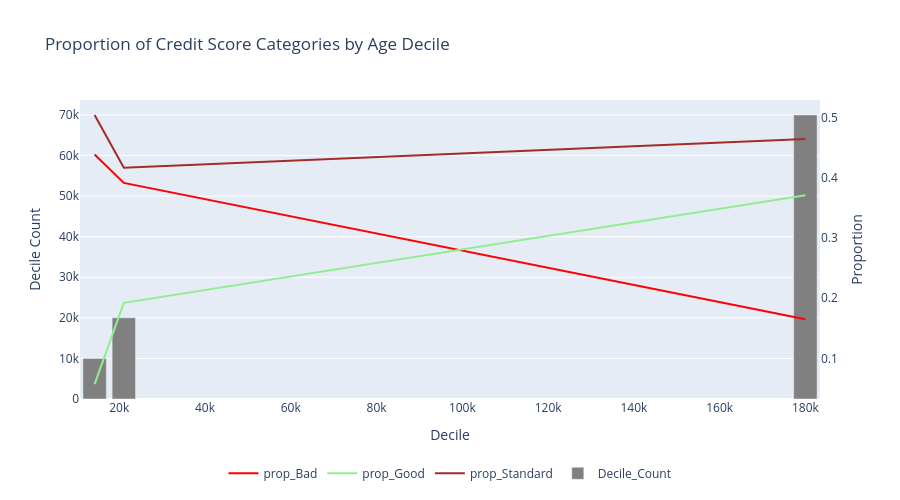

Source (notebook cell):
### Code cell
chart_types = {
    "prop_Good":"line",
    "prop_Standard":"line",
    "prop_Bad": "line",  
    "Decile_Count": "bar"    
}

fig = plot_interactive_chart(
    df=grouped_deciles_summary,  
    y_columns=["prop_Bad", "prop_Good", "prop_Standard", "Decile_Count"],  
    x_column="Decile_Max",  
    chart_types=chart_types, 
    title="Proportion of Credit Score Categories by Age Decile",
    x_title="Decile",
    y_title="Decile Count",  
    y2_title="Proportion",   
    secondary_y=["prop_Bad", "prop_Good", "prop_Standard"],  
    width=900,
    height=500,
    custom_colors={"prop_Bad": "red", "prop_Good":"lightgreen",
    "prop_Standard":"brown", "Decile_Count": "gray"}  
)

fig.show()

### Figure 1 — Plotly figure (JSON) as saved in the notebook; plotly's stock layout.template omitted (floating-point values rounded to 4 significant figures)
{"data": [{"line": {"color": "red"}, "mode": "lines", "name": "prop_Bad", "type": "scatter", "x": [14260.0, 21080.0, 180000.0], "y": [0.4384, 0.3912, 0.1651], "yaxis": "y2"}, {"line": {"color": "lightgreen"}, "mode": "lines", "name": "prop_Good", "type": "scatter", "x": [14260.0, 21080.0, 180000.0], "y": [0.0576, 0.1924, 0.3709], "yaxis": "y2"}, {"line": {"color": "brown"}, "mode": "lines", "name": "prop_Standard", "type": "scatter", "x": [14260.0, 21080.0, 180000.0], "y": [0.504, 0.4164, 0.464], "yaxis": "y2"}, {"marker": {"color": "gray"}, "name": "Decile_Count", "type": "bar", "x": [14260.0, 21080.0, 180000.0], "y": [10000, 20000, 70000], "yaxis": "y"}], "layout": {"height": 500, "legend": {"orientation": "h", "x": 0.5, "xanchor": "center", "y": -0.2, "yanchor": "top"}, "title": {"text": "Proportion of Credit Score Categories by Age Decile"}, "width": 900, "xaxis": {"title": {"text": "Decile"}}, "yaxis": {"title": {"text": "Decile Count"}}, "yaxis2": {"overlaying": "y", "showgrid": false, "side": "right", "title": {"text": "Proportion"}}}}
